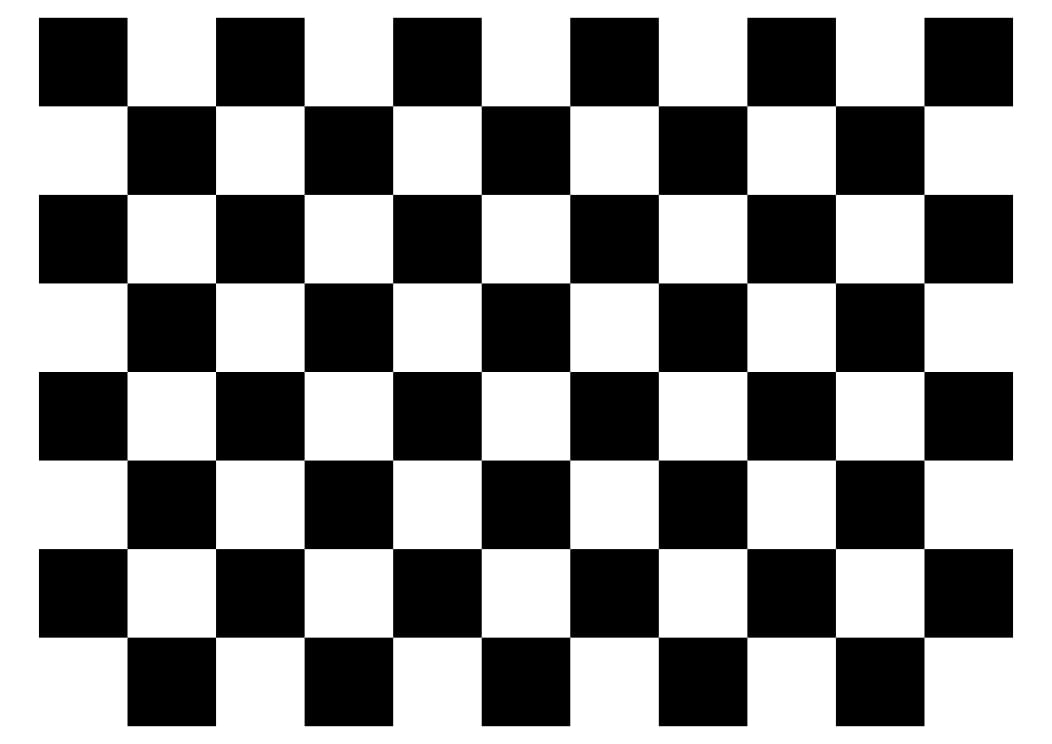
#> input picture checkerboards/Checkerboard-A4-25mm-10x7.jpg, 1052 x 744 px
$ python 'Detecting Markers.py'
#> lines starting #> are read from the running program, lines starting #| are printed output that depends on the picture; after the words box and inside, x2 and y2 are one past the last pixel; in counts of white or black regions, pixels touching at a corner belong together
import cv2
import numpy as np

class DetectingMarkers:
    def __init__(self):
        self.image_with_corners = None
        self.corners = None

    def detect(self, image_path):
        """
        Detect markers (edges and corners) in an image.
        :param image_path: Path to the input image.
        :return: True if markers are detected, False otherwise.
        """
        # Load the image
        image = cv2.imread(image_path)
#> image is the input picture: shape (744, 1052, 3); min 0, max 255, mean 142.6
        if image is None:
            print(f"Failed to load image: {image_path}")
            return False

        # Convert the image to grayscale
        gray = cv2.cvtColor(image, cv2.COLOR_BGR2GRAY)

        # Edge Detection (Canny Edge Detector)
        edges = cv2.Canny(gray, threshold1=50, threshold2=150)  # Adjust thresholds as needed
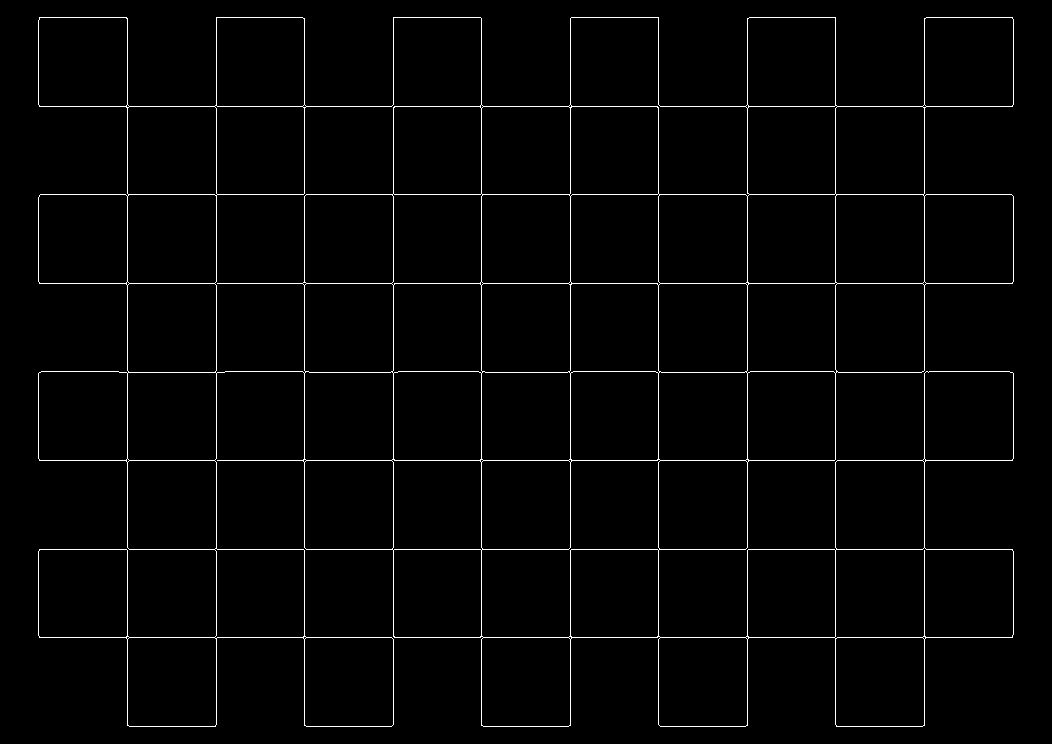
#> edges: shape (744, 1052); 2% white in thin lines or dots, all inside (x1, y1, x2, y2) = (38, 17, 1014, 727)

        # Corner Detection (Shi-Tomasi Corner Detector)
        self.corners = cv2.goodFeaturesToTrack(gray, maxCorners=100, qualityLevel=0.01, minDistance=10)
#> self.corners = 100 rows, first 8: [215, 371], [215, 548], [215, 195], [836, 372], [215, 106], [215, 637], [836, 195], [215, 283]
        self.image_with_corners = image.copy()
        if self.corners is not None:
            self.corners = np.int32(self.corners)  # Use np.int32 instead of np.int0
#> self.corners = contour of 100 points, box (x1, y1, x2, y2) (39, 18, 1013, 726), area 614772
            for corner in self.corners:
                x, y = corner.ravel()
                cv2.circle(self.image_with_corners, (x, y), 5, (0, 255, 0), -1)  # Mark corners in green
#> this loop made 100 passes
#> (x, y) on passes 1 to 12: (215, 371), (215, 548), (215, 195), (836, 372), (215, 106), (215, 637), (836, 195), (215, 283), (835, 549), (215, 460), (392, 195), (392, 548)
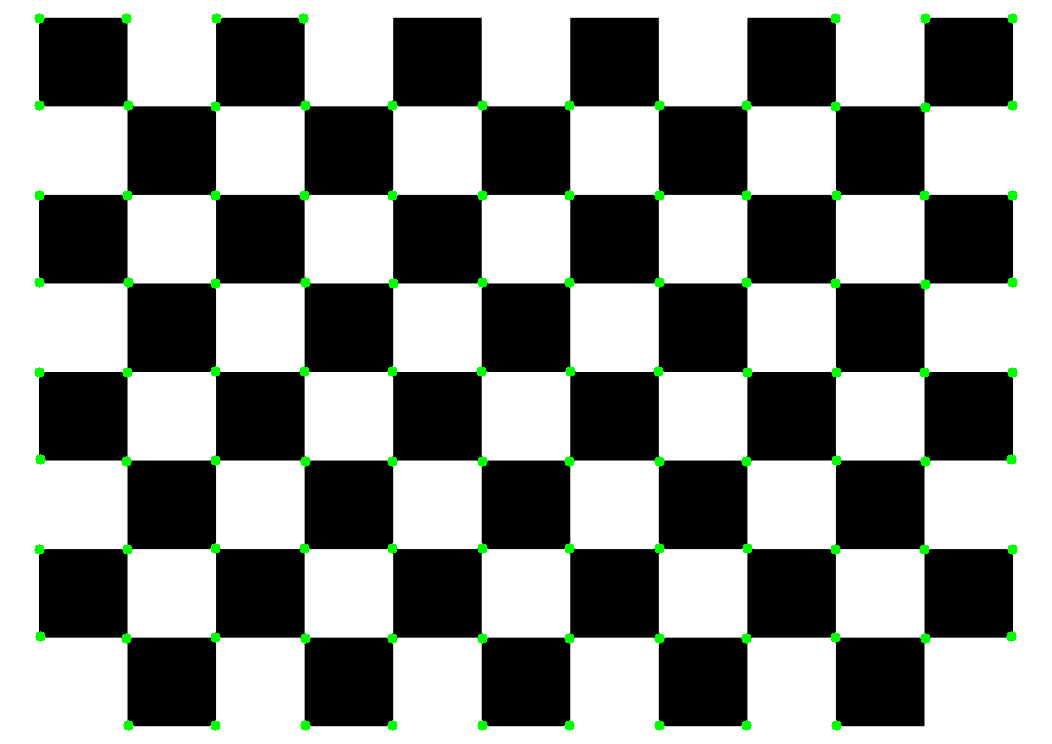
#> self.image_with_corners: shape (744, 1052, 3); 1.03% of pixels changed, all inside (x1, y1, x2, y2) = (34, 13, 1018, 731)

        # Display the results
        cv2.imshow('Original Image', image)
        cv2.imshow('Canny Edge Detection', edges)
        cv2.imshow('Shi-Tomasi Corner Detection', self.image_with_corners)

        # Wait for a key press and close windows
        cv2.waitKey(0)
        cv2.destroyAllWindows()

        return True

    def get_corners(self):
        """
        Get the detected corners.
        :return: List of corner coordinates.
        """
        return self.corners

if __name__ == "__main__":
    # Run the marker detection if this script is executed directly
    detector = DetectingMarkers()
    image_path = 'checkerboards/Checkerboard-A4-25mm-10x7.jpg'  # Replace with your image path
    detector.detect(image_path)

$ run again, with checkerboards/Checkerboard-A0-25mm-46x32.jpg copied over checkerboards/Checkerboard-A4-25mm-10x7.jpg
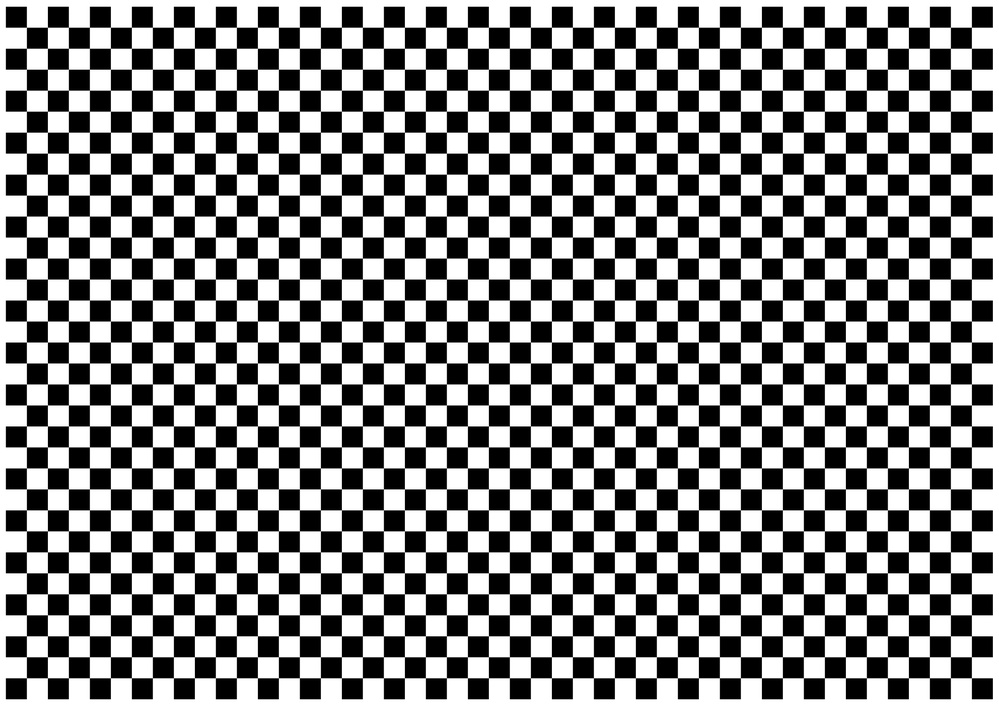
#> input picture checkerboards/Checkerboard-A0-25mm-46x32.jpg, 999 x 706 px, shrunk from 4213 x 2980 before the run
#> in detect, image is the input picture: shape (706, 999, 3); min 0, max 255, mean 131.6
#> in detect, `edges = cv2.Canny(gray, threshold1=50, threshold2=150)`:
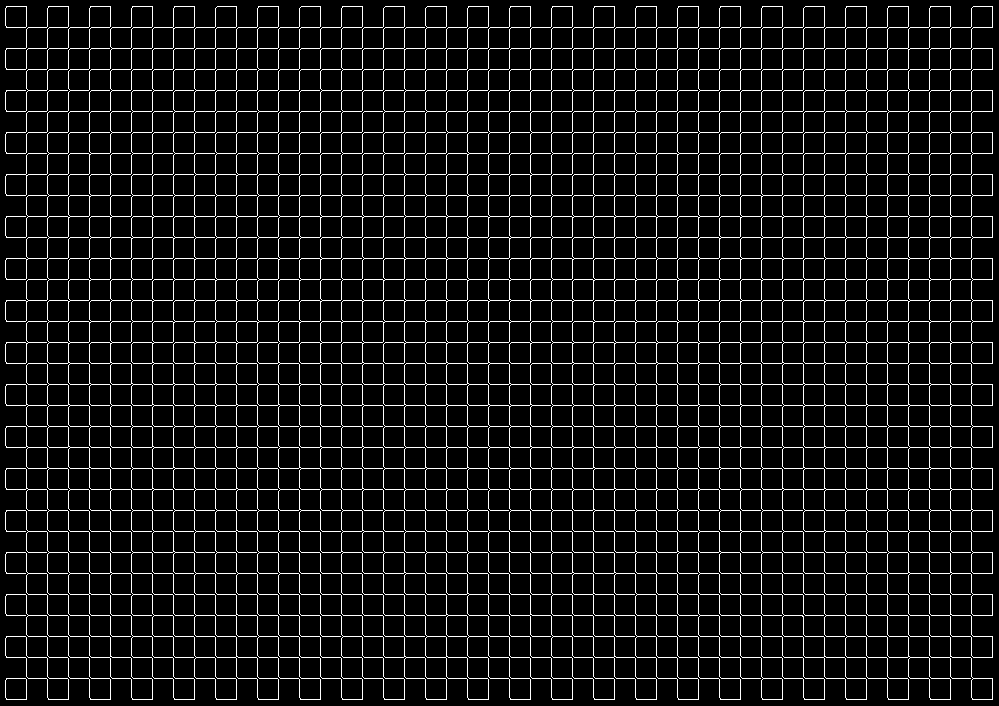
#> edges: shape (706, 999); 8.6% white in thin lines or dots
#> in detect, `self.corners = cv2.goodFeaturesToTrack(gray, maxCorners=100, qualityLe..`: self.corners = 100 rows, first 8: [762, 656], [552, 656], [48, 656], [552, 49], [846, 49], [468, 656], [846, 656], [804, 656]
#> in detect, `self.corners = np.int32(self.corners)`: self.corners = contour of 100 points, box (x1, y1, x2, y2) (27, 28, 973, 678), area 67420
#> the loop in detect, `for corner in self.corners:` made 100 passes
#> after the loop in detect, `for corner in self.corners:`:
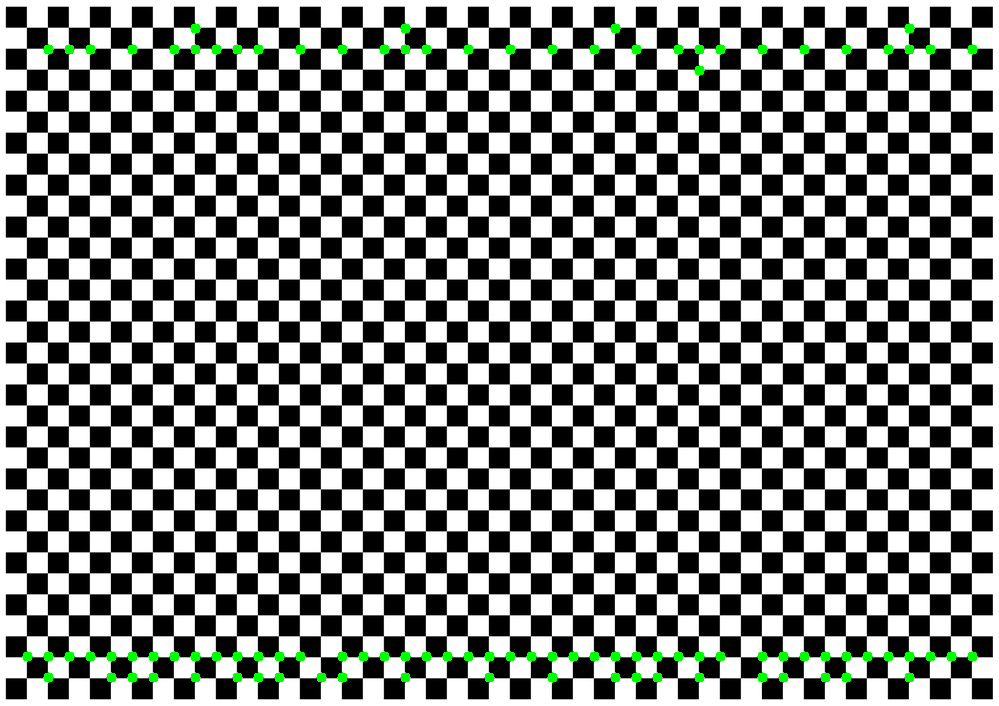
#> self.image_with_corners: shape (706, 999, 3); 1.15% of pixels changed, all inside (x1, y1, x2, y2) = (22, 23, 978, 683)

$ run again, with checkerboards/Checkerboard-A1-25mm-32x22.jpg copied over checkerboards/Checkerboard-A4-25mm-10x7.jpg
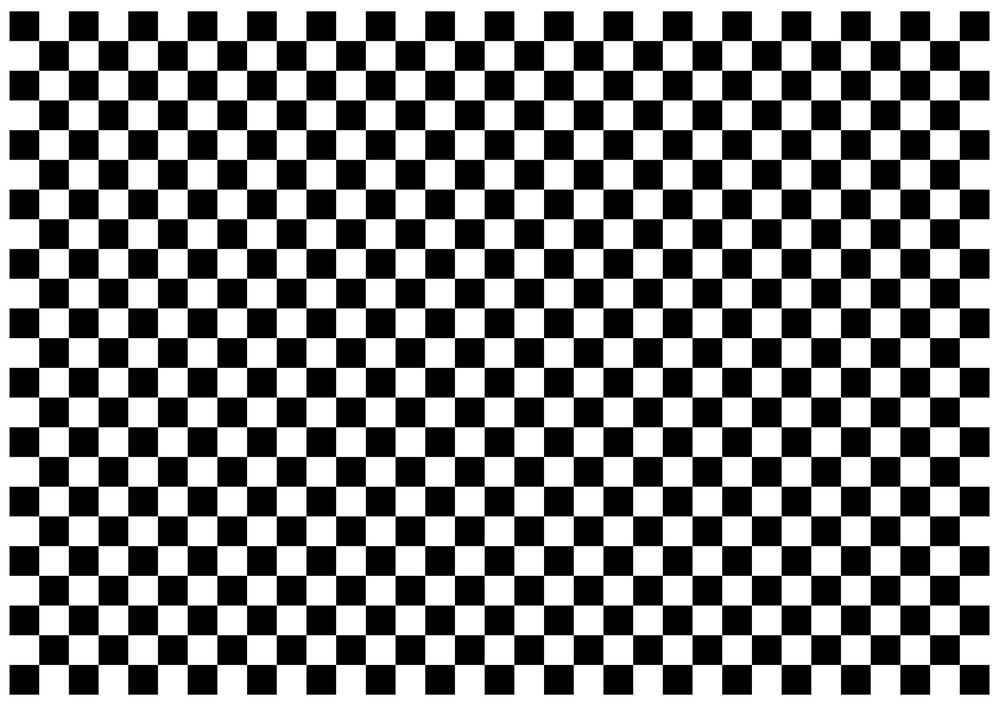
#> input picture checkerboards/Checkerboard-A1-25mm-32x22.jpg, 999 x 706 px, shrunk from 2980 x 2105 before the run
#> in detect, image is the input picture: shape (706, 999, 3); min 0, max 255, mean 133.9
#> in detect, `edges = cv2.Canny(gray, threshold1=50, threshold2=150)`:
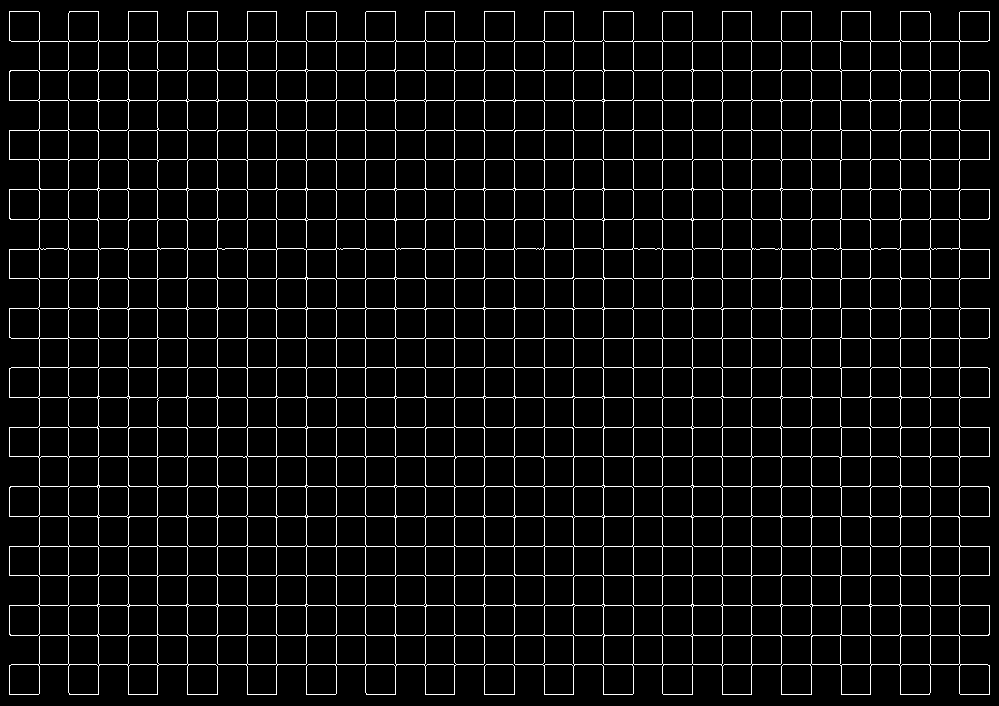
#> edges: shape (706, 999); 6.2% white in thin lines or dots
#> in detect, `self.corners = cv2.goodFeaturesToTrack(gray, maxCorners=100, qualityLe..`: self.corners = 100 rows, first 8: [246, 337], [632, 337], [752, 337], [246, 368], [752, 368], [752, 665], [663, 337], [632, 576]
#> in detect, `self.corners = np.int32(self.corners)`: self.corners = contour of 100 points, box (x1, y1, x2, y2) (38, 40, 961, 666), area 96923
#> the loop in detect, `for corner in self.corners:` made 100 passes
#> after the loop in detect, `for corner in self.corners:`:
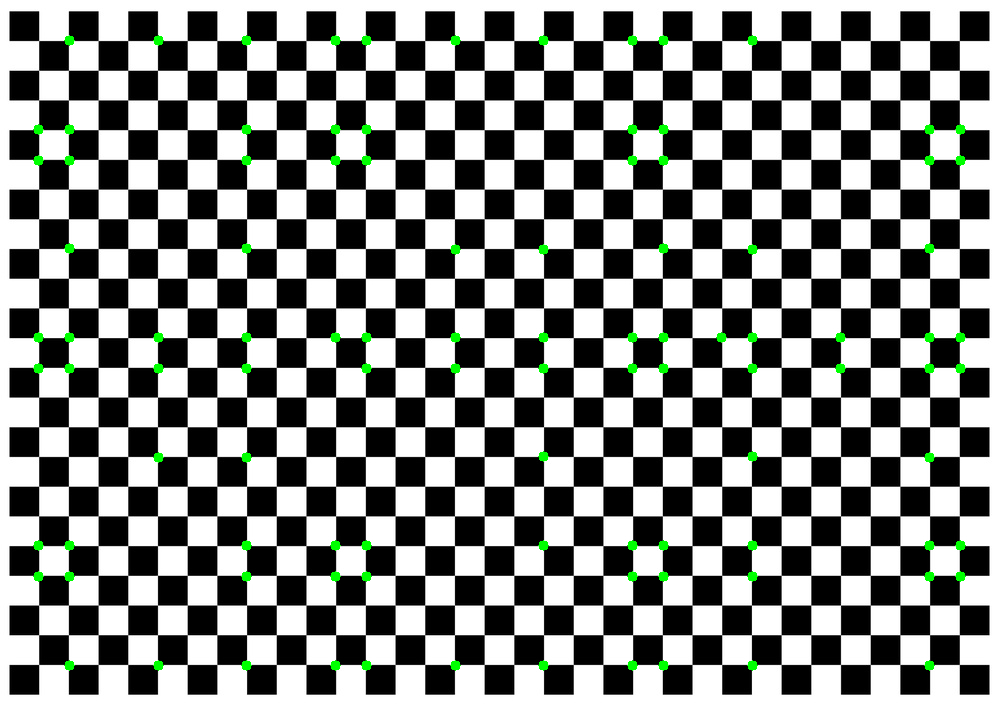
#> self.image_with_corners: shape (706, 999, 3); 1.15% of pixels changed, all inside (x1, y1, x2, y2) = (33, 35, 966, 671)

$ run again, with checkerboards/Checkerboard-A2-25mm-22x15.jpg copied over checkerboards/Checkerboard-A4-25mm-10x7.jpg
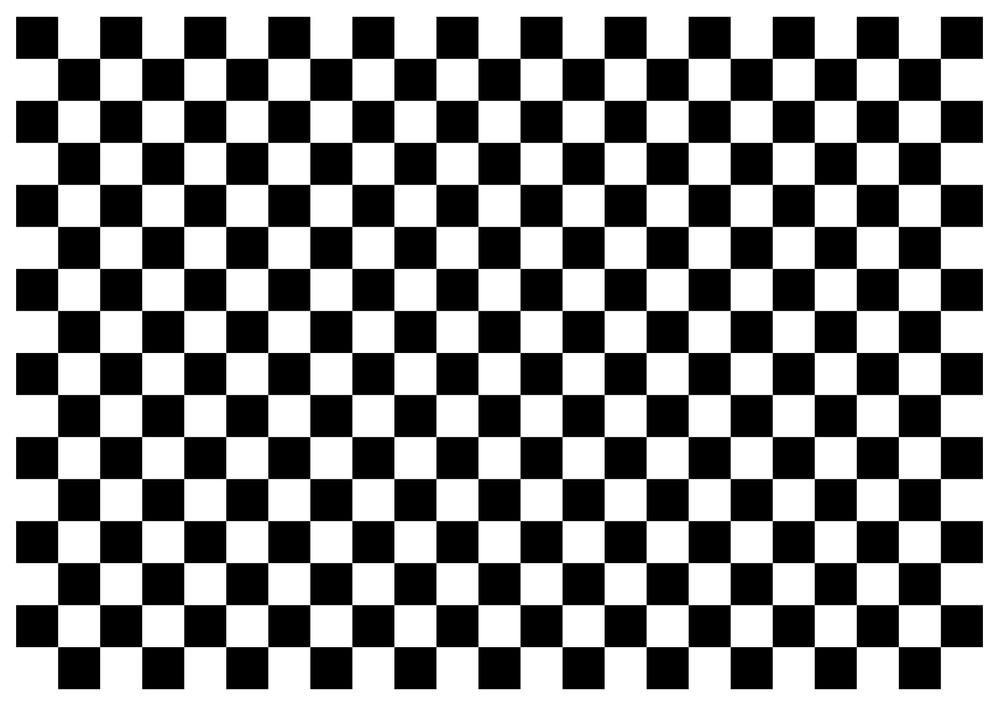
#> input picture checkerboards/Checkerboard-A2-25mm-22x15.jpg, 999 x 706 px, shrunk from 2105 x 1488 before the run
#> in detect, image is the input picture: shape (706, 999, 3); min 0, max 255, mean 137.6
#> in detect, `edges = cv2.Canny(gray, threshold1=50, threshold2=150)`:
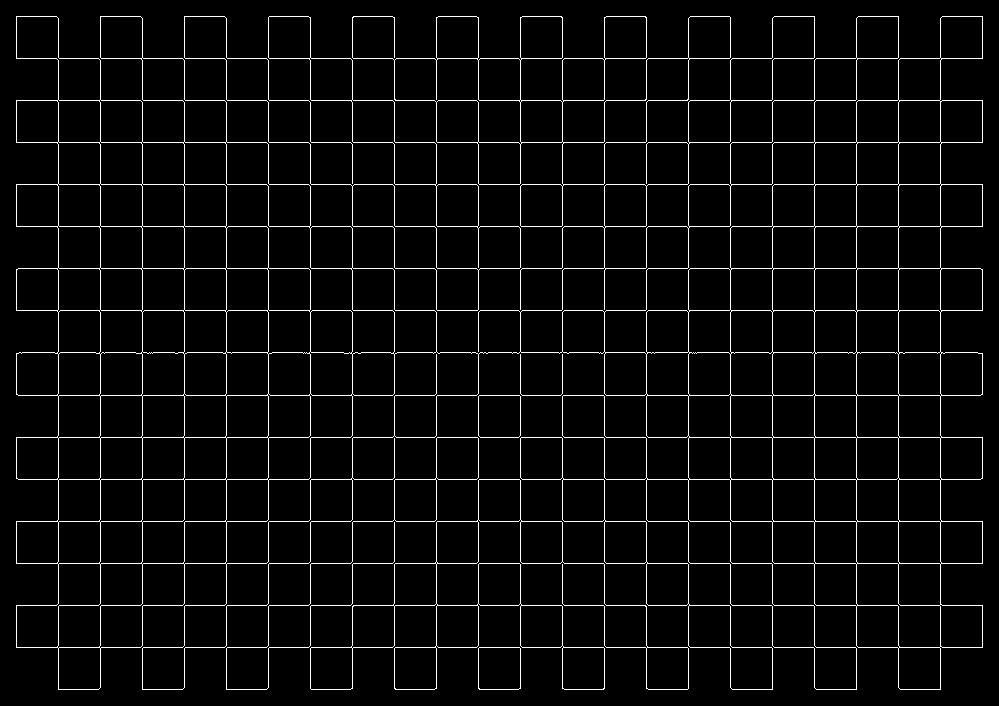
#> edges: shape (706, 999); 4.3% white in thin lines or dots
#> in detect, `self.corners = cv2.goodFeaturesToTrack(gray, maxCorners=100, qualityLe..`: self.corners = 100 rows, first 8: [899, 352], [899, 646], [99, 352], [941, 646], [99, 101], [899, 59], [899, 436], [57, 59]
#> in detect, `self.corners = np.int32(self.corners)`: self.corners = contour of 100 points, box (x1, y1, x2, y2) (57, 59, 942, 647), area 965260
#> the loop in detect, `for corner in self.corners:` made 100 passes
#> after the loop in detect, `for corner in self.corners:`:
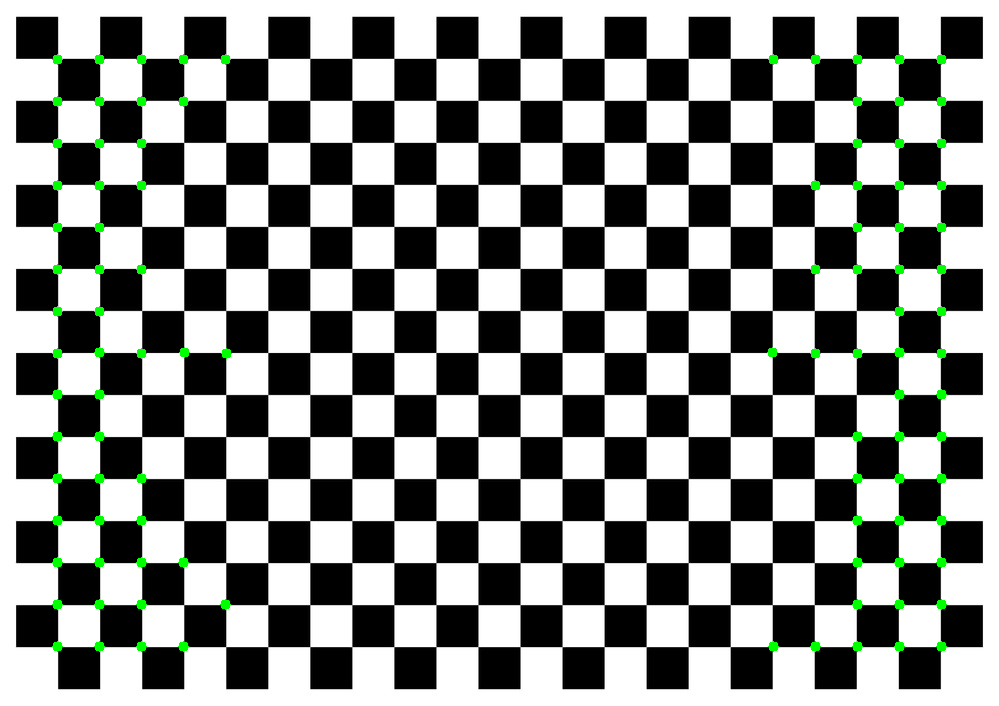
#> self.image_with_corners: shape (706, 999, 3); 1.15% of pixels changed, all inside (x1, y1, x2, y2) = (52, 54, 947, 652)
